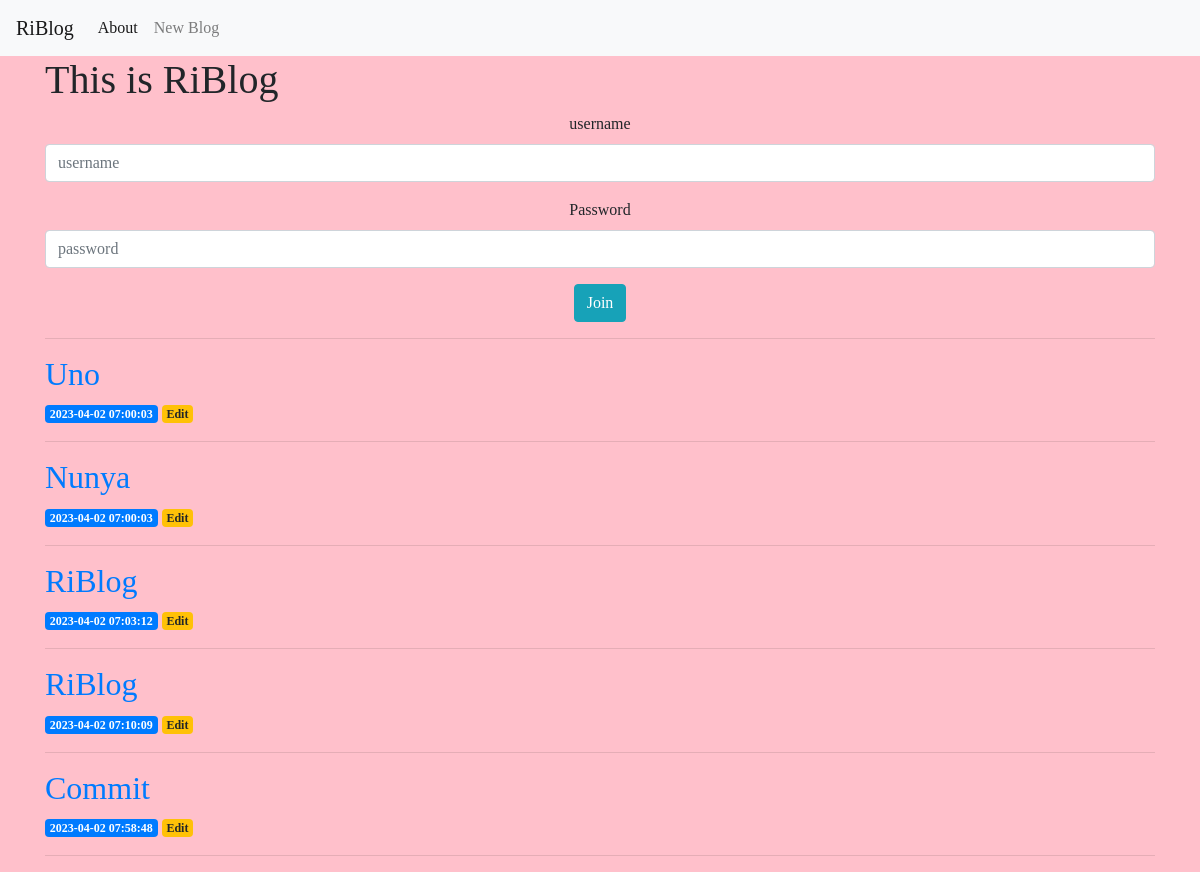
The app's page /, older data.
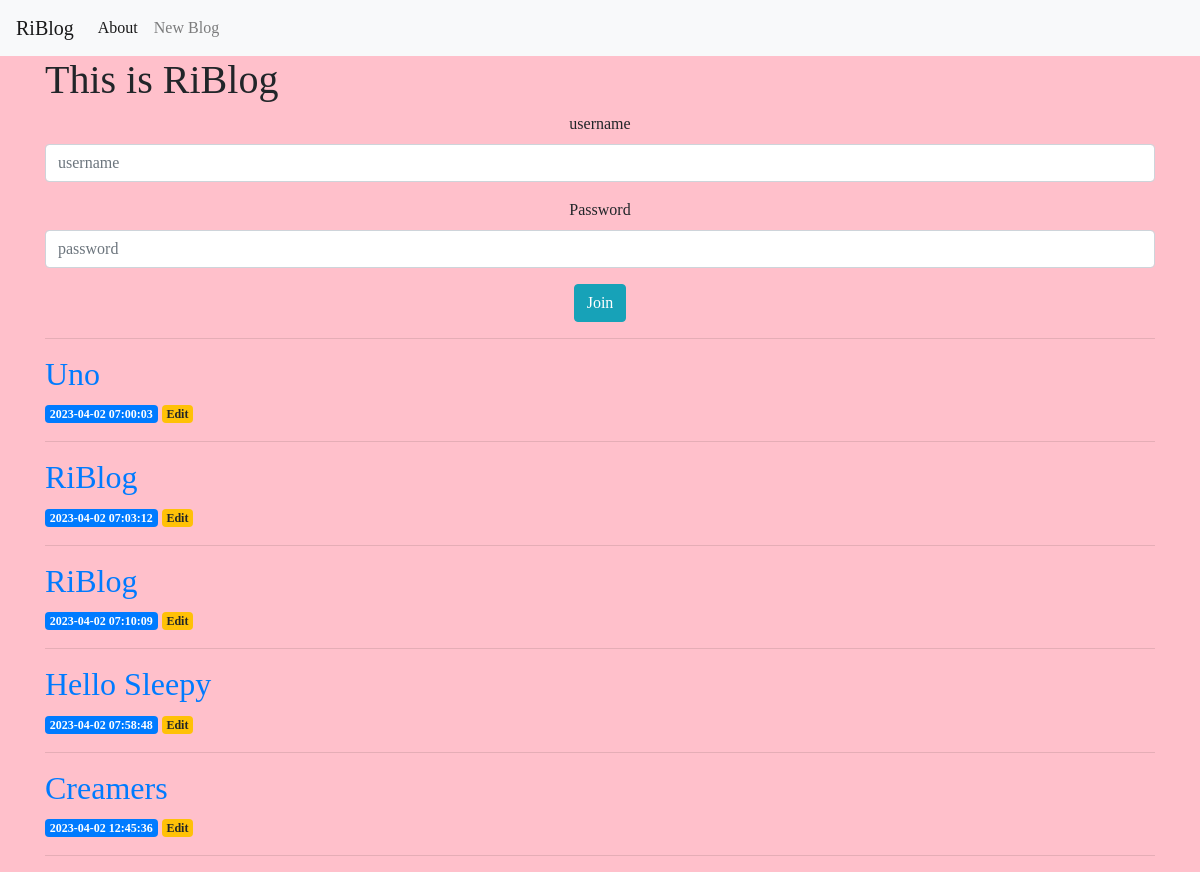
The same page, newer data.
### tables this page shows
CREATE TABLE users(
    id INTEGER PRIMARY KEY AUTOINCREMENT,
    created TIMESTAMP NOT NULL DEFAULT CURRENT_TIMESTAMP,
    title TEXT NOT NULL,
    content TEXT NOT NULL
);

### app.py (the view)
@app.route("/", methods=["GET", "POST"])
def index():
    conn=get_db_conn()
    posts=conn.execute('SELECT * FROM users').fetchall()
    conn.close()
    return render_template("index.html", posts=posts)

### app.py (called while the page is built)
def get_db_conn():
    conn=sqlite3.connect('database.db')
    conn.row_factory=sqlite3.Row
    return conn

### templates/index.html
{% extends 'base.html' %}
{% block content %}
   <h1>{% block title %}This is RiBlog {% endblock %}</h1> <center>
        <form method="post">
            <div class="form-group">
                <label for="username">username</label>
                <input type="text" class="form-control" placeholder="username">
            </div>
            <div class="form-group">
                <label for="password">Password</label>
                <input type="password" class="form-control" placeholder="password">
            </div>
            <div class="form-group" >
                <button type="submit" class="btn btn-info">Join</button>
            </div>
        </form>
    </center>
    <hr>
    {% for post in posts %}
        <a href="{{ url_for('post', post_id=post['id']) }}">
            <h2>{{ post['title'] }}</h2>
        </a>
        <span class="badge badge-primary">{{ post['created'] }}</span>
        <a href="{{ url_for('edit', id=post['id']) }}">
            <span class="badge badge-warning">Edit</span>
        </a>
        <hr>
    {% endfor %}
{% endblock %}

Row changes from the older to the newer data that the page shows:
removed users: title "Nunya", created "2023-04-02 07:00:03"
changed users: title "Commit" → "Hello Sleepy"
added users: title "Creamers", created "2023-04-02 12:45:36"
